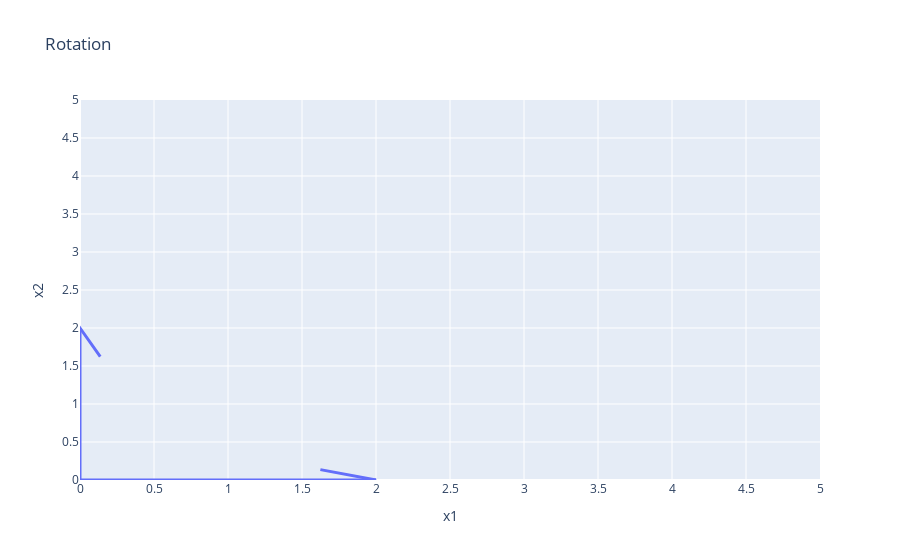

Notebook code for this chart:
### Markdown cell above
$$\text{Rotation: } \begin{bmatrix}0 & -1 \\ 1 & 0\end{bmatrix} \times \begin{bmatrix}2 \\ 0\end{bmatrix} = \begin{bmatrix} 0 \\ 2\end{bmatrix}$$

### Code cell
x,y = np.array([0,0]),np.array([0,0])
u = np.array([2,0])
v = np.array([0,2])

fig = ff.create_quiver(x, y, u, v,
                       scale=1,
                       arrow_scale=.2,
                       name='quiver',
                       line_width=3
                      )

# # updating layout for a larger range of values and displaying axes
fig.update_layout(yaxis=dict(range=[0,5]),
                  xaxis=dict(range=[0,5]),
                  title="Rotation",
                  xaxis_title="x1",
                  yaxis_title="x2"
                 )
# fig.update_layout(xaxis=dict(range=[0,5]))

fig.update_yaxes(nticks=20)
fig.update_xaxes(nticks=20)


fig.show()

### Figure 1 — Plotly figure (JSON) as saved in the notebook; plotly's stock layout.template omitted (floating-point values rounded to 4 significant figures)
{"data": [{"line": {"width": 3}, "mode": "lines", "name": "quiver", "type": "scatter", "x": [0, 2, null, 0, 0, null, 1.624, 2, 1.624, null, 0.1368, 0, -0.1368, null], "y": [0, 0, null, 0, 2, null, -0.1368, 0, 0.1368, null, 1.624, 2, 1.624, null]}], "layout": {"hovermode": "closest", "title": {"text": "Rotation"}, "xaxis": {"nticks": 20, "range": [0, 5], "title": {"text": "x1"}}, "yaxis": {"nticks": 20, "range": [0, 5], "title": {"text": "x2"}}}}
